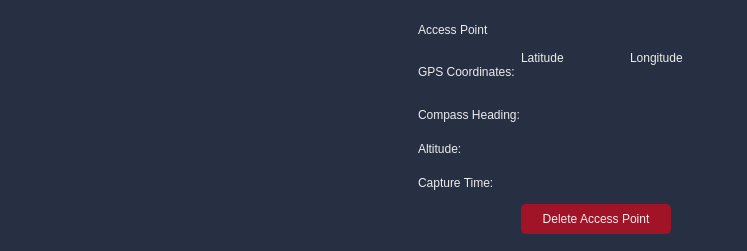
<?xml version="1.0" encoding="UTF-8"?>
<ui version="4.0">
 <class>AccessPointWidget</class>
 <widget class="QWidget" name="AccessPointWidget">
  <property name="geometry">
   <rect>
    <x>0</x>
    <y>0</y>
    <width>747</width>
    <height>251</height>
   </rect>
  </property>
  <property name="minimumSize">
   <size>
    <width>747</width>
    <height>251</height>
   </size>
  </property>
  <property name="windowTitle">
   <string>AccessPointWidget</string>
  </property>
  <property name="styleSheet">
   <string notr="true">QWidget{
	color: rgb(236, 236, 236);
	background-color: rgb(39, 47,66);
	border-radius:10px;
}</string>
  </property>
  <layout class="QHBoxLayout" name="horizontalLayout">
   <item>
    <widget class="QLabel" name="image_frame">
     <property name="minimumSize">
      <size>
       <width>310</width>
       <height>233</height>
      </size>
     </property>
     <property name="maximumSize">
      <size>
       <width>16777215</width>
       <height>16777215</height>
      </size>
     </property>
     <property name="text">
      <string/>
     </property>
    </widget>
   </item>
   <item>
    <layout class="QGridLayout" name="accessPointStatsLayout">
     <property name="sizeConstraint">
      <enum>QLayout::SetMinimumSize</enum>
     </property>
     <property name="horizontalSpacing">
      <number>1</number>
     </property>
     <property name="verticalSpacing">
      <number>3</number>
     </property>
     <item row="1" column="0">
      <widget class="QLabel" name="gpsCoordinateLabel">
       <property name="maximumSize">
        <size>
         <width>150</width>
         <height>25</height>
        </size>
       </property>
       <property name="text">
        <string>GPS Coordinates:</string>
       </property>
      </widget>
     </item>
     <item row="3" column="0" alignment="Qt::AlignLeft">
      <widget class="QLabel" name="alitudeLabel">
       <property name="text">
        <string>Altitude:</string>
       </property>
      </widget>
     </item>
     <item row="4" column="0">
      <widget class="QLabel" name="captureTimeLabel">
       <property name="text">
        <string>Capture Time:</string>
       </property>
      </widget>
     </item>
     <item row="1" column="1">
      <layout class="QGridLayout" name="GPSLayout">
       <property name="spacing">
        <number>3</number>
       </property>
       <item row="0" column="0">
        <widget class="QLabel" name="latitudeLabel">
         <property name="maximumSize">
          <size>
           <width>75</width>
           <height>75</height>
          </size>
         </property>
         <property name="text">
          <string>Latitude</string>
         </property>
        </widget>
       </item>
       <item row="1" column="1" alignment="Qt::AlignLeft">
        <widget class="QLineEdit" name="longitudeLineEdit">
         <property name="sizePolicy">
          <sizepolicy hsizetype="Fixed" vsizetype="Fixed">
           <horstretch>0</horstretch>
           <verstretch>0</verstretch>
          </sizepolicy>
         </property>
         <property name="minimumSize">
          <size>
           <width>0</width>
           <height>25</height>
          </size>
         </property>
         <property name="text">
          <string/>
         </property>
         <property name="readOnly">
          <bool>true</bool>
         </property>
        </widget>
       </item>
       <item row="1" column="0">
        <widget class="QLineEdit" name="latitudeLineEdit">
         <property name="sizePolicy">
          <sizepolicy hsizetype="Fixed" vsizetype="Fixed">
           <horstretch>0</horstretch>
           <verstretch>0</verstretch>
          </sizepolicy>
         </property>
         <property name="minimumSize">
          <size>
           <width>0</width>
           <height>25</height>
          </size>
         </property>
         <property name="text">
          <string/>
         </property>
         <property name="readOnly">
          <bool>true</bool>
         </property>
        </widget>
       </item>
       <item row="0" column="1" alignment="Qt::AlignLeft">
        <widget class="QLabel" name="longitudeLabel">
         <property name="maximumSize">
          <size>
           <width>75</width>
           <height>75</height>
          </size>
         </property>
         <property name="text">
          <string>Longitude</string>
         </property>
        </widget>
       </item>
      </layout>
     </item>
     <item row="0" column="1" alignment="Qt::AlignLeft">
      <widget class="QLineEdit" name="buildingNameLine">
       <property name="sizePolicy">
        <sizepolicy hsizetype="Fixed" vsizetype="Fixed">
         <horstretch>0</horstretch>
         <verstretch>0</verstretch>
        </sizepolicy>
       </property>
       <property name="minimumSize">
        <size>
         <width>0</width>
         <height>25</height>
        </size>
       </property>
       <property name="text">
        <string/>
       </property>
       <property name="readOnly">
        <bool>true</bool>
       </property>
      </widget>
     </item>
     <item row="0" column="0" alignment="Qt::AlignLeft">
      <widget class="QLabel" name="accessPointLabel">
       <property name="text">
        <string>Access Point</string>
       </property>
      </widget>
     </item>
     <item row="4" column="1">
      <widget class="QLineEdit" name="captureTimeLineEdit">
       <property name="sizePolicy">
        <sizepolicy hsizetype="Fixed" vsizetype="Fixed">
         <horstretch>0</horstretch>
         <verstretch>0</verstretch>
        </sizepolicy>
       </property>
       <property name="minimumSize">
        <size>
         <width>0</width>
         <height>25</height>
        </size>
       </property>
       <property name="readOnly">
        <bool>true</bool>
       </property>
      </widget>
     </item>
     <item row="2" column="0" alignment="Qt::AlignHCenter">
      <widget class="QLabel" name="compassHeadingLabel">
       <property name="text">
        <string>Compass Heading:</string>
       </property>
      </widget>
     </item>
     <item row="3" column="1">
      <widget class="QLineEdit" name="altitudeLineEdit">
       <property name="sizePolicy">
        <sizepolicy hsizetype="Fixed" vsizetype="Fixed">
         <horstretch>0</horstretch>
         <verstretch>0</verstretch>
        </sizepolicy>
       </property>
       <property name="minimumSize">
        <size>
         <width>0</width>
         <height>25</height>
        </size>
       </property>
       <property name="readOnly">
        <bool>true</bool>
       </property>
      </widget>
     </item>
     <item row="2" column="1">
      <widget class="QLineEdit" name="compassHeadingLineEdit">
       <property name="sizePolicy">
        <sizepolicy hsizetype="Fixed" vsizetype="Fixed">
         <horstretch>0</horstretch>
         <verstretch>0</verstretch>
        </sizepolicy>
       </property>
       <property name="minimumSize">
        <size>
         <width>0</width>
         <height>25</height>
        </size>
       </property>
       <property name="readOnly">
        <bool>true</bool>
       </property>
      </widget>
     </item>
     <item row="5" column="1" alignment="Qt::AlignLeft">
      <widget class="QPushButton" name="deleteAccessPointButton">
       <property name="enabled">
        <bool>true</bool>
       </property>
       <property name="sizePolicy">
        <sizepolicy hsizetype="Minimum" vsizetype="Fixed">
         <horstretch>0</horstretch>
         <verstretch>0</verstretch>
        </sizepolicy>
       </property>
       <property name="minimumSize">
        <size>
         <width>150</width>
         <height>30</height>
        </size>
       </property>
       <property name="styleSheet">
        <string notr="true">background-color: rgb(161, 20, 40);
color: rgb(240, 240, 240);
border-radius: 5px;</string>
       </property>
       <property name="text">
        <string>Delete Access Point</string>
       </property>
      </widget>
     </item>
    </layout>
   </item>
  </layout>
 </widget>
 <resources/>
 <connections/>
</ui>
